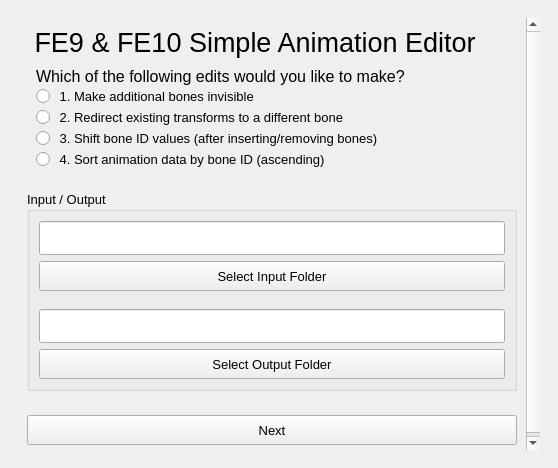
<?xml version="1.0" encoding="UTF-8"?>
<ui version="4.0">
 <class>MainWindow</class>
 <widget class="QMainWindow" name="MainWindow">
  <property name="geometry">
   <rect>
    <x>0</x>
    <y>0</y>
    <width>558</width>
    <height>468</height>
   </rect>
  </property>
  <property name="maximumSize">
   <size>
    <width>16777215</width>
    <height>16777215</height>
   </size>
  </property>
  <property name="windowTitle">
   <string>GA Edits</string>
  </property>
  <widget class="QWidget" name="centralwidget">
   <property name="maximumSize">
    <size>
     <width>16777215</width>
     <height>16777215</height>
    </size>
   </property>
   <layout class="QVBoxLayout" name="verticalLayout_7">
    <item>
     <widget class="QStackedWidget" name="stackedWidget">
      <property name="currentIndex">
       <number>0</number>
      </property>
      <widget class="QWidget" name="Start_0">
       <layout class="QVBoxLayout" name="verticalLayout_2" stretch="0">
        <property name="spacing">
         <number>0</number>
        </property>
        <property name="leftMargin">
         <number>9</number>
        </property>
        <property name="topMargin">
         <number>9</number>
        </property>
        <property name="rightMargin">
         <number>9</number>
        </property>
        <property name="bottomMargin">
         <number>9</number>
        </property>
        <item>
         <widget class="QScrollArea" name="scrollArea">
          <property name="frameShape">
           <enum>QFrame::Shape::NoFrame</enum>
          </property>
          <property name="widgetResizable">
           <bool>true</bool>
          </property>
          <widget class="QWidget" name="scrollAreaWidgetContents">
           <property name="geometry">
            <rect>
             <x>0</x>
             <y>0</y>
             <width>510</width>
             <height>449</height>
            </rect>
           </property>
           <layout class="QVBoxLayout" name="verticalLayout_3">
            <property name="spacing">
             <number>0</number>
            </property>
            <property name="leftMargin">
             <number>9</number>
            </property>
            <property name="topMargin">
             <number>9</number>
            </property>
            <property name="rightMargin">
             <number>9</number>
            </property>
            <property name="bottomMargin">
             <number>9</number>
            </property>
            <item>
             <widget class="QLabel" name="label_0_title">
              <property name="font">
               <font>
                <pointsize>20</pointsize>
               </font>
              </property>
              <property name="text">
               <string> FE9 &amp; FE10 Simple Animation Editor</string>
              </property>
             </widget>
            </item>
            <item>
             <widget class="QFrame" name="frame_0_edit">
              <layout class="QVBoxLayout" name="verticalLayout_6">
               <property name="spacing">
                <number>0</number>
               </property>
               <item>
                <widget class="QLabel" name="label">
                 <property name="font">
                  <font>
                   <pointsize>12</pointsize>
                  </font>
                 </property>
                 <property name="text">
                  <string>Which of the following edits would you like to make?</string>
                 </property>
                </widget>
               </item>
               <item>
                <widget class="QRadioButton" name="radio_1">
                 <property name="font">
                  <font>
                   <pointsize>10</pointsize>
                  </font>
                 </property>
                 <property name="text">
                  <string> 1. Make additional bones invisible</string>
                 </property>
                </widget>
               </item>
               <item>
                <widget class="QRadioButton" name="radio_2">
                 <property name="font">
                  <font>
                   <pointsize>10</pointsize>
                  </font>
                 </property>
                 <property name="text">
                  <string> 2. Redirect existing transforms to a different bone</string>
                 </property>
                </widget>
               </item>
               <item>
                <widget class="QRadioButton" name="radio_3">
                 <property name="font">
                  <font>
                   <pointsize>10</pointsize>
                  </font>
                 </property>
                 <property name="text">
                  <string> 3. Shift bone ID values (after inserting/removing bones)</string>
                 </property>
                </widget>
               </item>
               <item>
                <widget class="QRadioButton" name="radio_4">
                 <property name="font">
                  <font>
                   <pointsize>10</pointsize>
                  </font>
                 </property>
                 <property name="text">
                  <string> 4. Sort animation data by bone ID (ascending)</string>
                 </property>
                </widget>
               </item>
              </layout>
             </widget>
            </item>
            <item>
             <spacer name="verticalSpacer_2">
              <property name="orientation">
               <enum>Qt::Orientation::Vertical</enum>
              </property>
              <property name="sizeType">
               <enum>QSizePolicy::Policy::Fixed</enum>
              </property>
              <property name="sizeHint" stdset="0">
               <size>
                <width>20</width>
                <height>12</height>
               </size>
              </property>
             </spacer>
            </item>
            <item>
             <widget class="QGroupBox" name="groupBox_0_paths">
              <property name="font">
               <font>
                <pointsize>10</pointsize>
               </font>
              </property>
              <property name="title">
               <string>Input / Output</string>
              </property>
              <layout class="QVBoxLayout" name="verticalLayout_8">
               <item>
                <widget class="QLineEdit" name="lineEdit_0_input">
                 <property name="sizePolicy">
                  <sizepolicy hsizetype="Expanding" vsizetype="Minimum">
                   <horstretch>0</horstretch>
                   <verstretch>0</verstretch>
                  </sizepolicy>
                 </property>
                 <property name="minimumSize">
                  <size>
                   <width>391</width>
                   <height>34</height>
                  </size>
                 </property>
                 <property name="maximumSize">
                  <size>
                   <width>16777215</width>
                   <height>34</height>
                  </size>
                 </property>
                 <property name="font">
                  <font>
                   <pointsize>10</pointsize>
                   <bold>false</bold>
                  </font>
                 </property>
                 <property name="toolTip">
                  <string>&lt;html&gt;&lt;head/&gt;&lt;body&gt;&lt;p&gt;Choose an input ymu model folder containing animations.&lt;/p&gt;&lt;/body&gt;&lt;/html&gt;</string>
                 </property>
                 <property name="text">
                  <string/>
                 </property>
                 <property name="clearButtonEnabled">
                  <bool>true</bool>
                 </property>
                </widget>
               </item>
               <item>
                <widget class="QPushButton" name="button_0_input">
                 <property name="sizePolicy">
                  <sizepolicy hsizetype="Expanding" vsizetype="Preferred">
                   <horstretch>0</horstretch>
                   <verstretch>0</verstretch>
                  </sizepolicy>
                 </property>
                 <property name="minimumSize">
                  <size>
                   <width>0</width>
                   <height>30</height>
                  </size>
                 </property>
                 <property name="maximumSize">
                  <size>
                   <width>16777215</width>
                   <height>31</height>
                  </size>
                 </property>
                 <property name="font">
                  <font>
                   <pointsize>10</pointsize>
                   <bold>false</bold>
                  </font>
                 </property>
                 <property name="toolTip">
                  <string>&lt;html&gt;&lt;head/&gt;&lt;body&gt;&lt;p&gt;&lt;br/&gt;&lt;/p&gt;&lt;/body&gt;&lt;/html&gt;</string>
                 </property>
                 <property name="text">
                  <string>Select Input Folder</string>
                 </property>
                </widget>
               </item>
               <item>
                <spacer name="verticalSpacer">
                 <property name="orientation">
                  <enum>Qt::Orientation::Vertical</enum>
                 </property>
                 <property name="sizeType">
                  <enum>QSizePolicy::Policy::Fixed</enum>
                 </property>
                 <property name="sizeHint" stdset="0">
                  <size>
                   <width>20</width>
                   <height>12</height>
                  </size>
                 </property>
                </spacer>
               </item>
               <item>
                <widget class="QLineEdit" name="lineEdit_0_output">
                 <property name="sizePolicy">
                  <sizepolicy hsizetype="Expanding" vsizetype="Minimum">
                   <horstretch>0</horstretch>
                   <verstretch>0</verstretch>
                  </sizepolicy>
                 </property>
                 <property name="minimumSize">
                  <size>
                   <width>391</width>
                   <height>34</height>
                  </size>
                 </property>
                 <property name="maximumSize">
                  <size>
                   <width>16777215</width>
                   <height>34</height>
                  </size>
                 </property>
                 <property name="font">
                  <font>
                   <pointsize>10</pointsize>
                   <bold>false</bold>
                  </font>
                 </property>
                 <property name="toolTip">
                  <string>&lt;html&gt;&lt;head/&gt;&lt;body&gt;&lt;p&gt;Choose an output folder to place edited animations.&lt;/p&gt;&lt;/body&gt;&lt;/html&gt;</string>
                 </property>
                 <property name="text">
                  <string/>
                 </property>
                 <property name="clearButtonEnabled">
                  <bool>true</bool>
                 </property>
                </widget>
               </item>
               <item>
                <widget class="QPushButton" name="button_0_output">
                 <property name="sizePolicy">
                  <sizepolicy hsizetype="Expanding" vsizetype="Preferred">
                   <horstretch>0</horstretch>
                   <verstretch>0</verstretch>
                  </sizepolicy>
                 </property>
                 <property name="minimumSize">
                  <size>
                   <width>0</width>
                   <height>30</height>
                  </size>
                 </property>
                 <property name="maximumSize">
                  <size>
                   <width>16777215</width>
                   <height>31</height>
                  </size>
                 </property>
                 <property name="font">
                  <font>
                   <pointsize>10</pointsize>
                   <bold>false</bold>
                  </font>
                 </property>
                 <property name="toolTip">
                  <string>&lt;html&gt;&lt;head/&gt;&lt;body&gt;&lt;p&gt;&lt;br/&gt;&lt;/p&gt;&lt;/body&gt;&lt;/html&gt;</string>
                 </property>
                 <property name="text">
                  <string>Select Output Folder</string>
                 </property>
                </widget>
               </item>
              </layout>
             </widget>
            </item>
            <item>
             <spacer name="verticalSpacer_4">
              <property name="orientation">
               <enum>Qt::Orientation::Vertical</enum>
              </property>
              <property name="sizeType">
               <enum>QSizePolicy::Policy::Fixed</enum>
              </property>
              <property name="sizeHint" stdset="0">
               <size>
                <width>20</width>
                <height>24</height>
               </size>
              </property>
             </spacer>
            </item>
            <item>
             <widget class="QPushButton" name="button_0_next">
              <property name="minimumSize">
               <size>
                <width>0</width>
                <height>30</height>
               </size>
              </property>
              <property name="font">
               <font>
                <pointsize>10</pointsize>
               </font>
              </property>
              <property name="text">
               <string>Next</string>
              </property>
             </widget>
            </item>
           </layout>
          </widget>
         </widget>
        </item>
       </layout>
      </widget>
      <widget class="QWidget" name="Invis_1">
       <layout class="QVBoxLayout" name="verticalLayout" stretch="0">
        <property name="bottomMargin">
         <number>10</number>
        </property>
        <item>
         <widget class="QScrollArea" name="scrollArea_1">
          <property name="frameShape">
           <enum>QFrame::Shape::NoFrame</enum>
          </property>
          <property name="frameShadow">
           <enum>QFrame::Shadow::Plain</enum>
          </property>
          <property name="widgetResizable">
           <bool>true</bool>
          </property>
          <widget class="QWidget" name="scrollAreaWidgetContents_1">
           <property name="geometry">
            <rect>
             <x>0</x>
             <y>0</y>
             <width>332</width>
             <height>449</height>
            </rect>
           </property>
           <layout class="QVBoxLayout" name="verticalLayout_15">
            <item>
             <widget class="QLabel" name="label_1_title">
              <property name="font">
               <font>
                <pointsize>16</pointsize>
               </font>
              </property>
              <property name="text">
               <string>1. Make additional bones invisible</string>
              </property>
             </widget>
            </item>
            <item>
             <widget class="QFrame" name="frame_1_input">
              <property name="frameShape">
               <enum>QFrame::Shape::NoFrame</enum>
              </property>
              <property name="frameShadow">
               <enum>QFrame::Shadow::Raised</enum>
              </property>
              <layout class="QVBoxLayout" name="verticalLayout_5"/>
             </widget>
            </item>
            <item>
             <widget class="QFrame" name="frame">
              <property name="frameShape">
               <enum>QFrame::Shape::NoFrame</enum>
              </property>
              <property name="frameShadow">
               <enum>QFrame::Shadow::Raised</enum>
              </property>
              <layout class="QHBoxLayout" name="horizontalLayout_2">
               <property name="leftMargin">
                <number>36</number>
               </property>
               <item>
                <widget class="QLabel" name="label_2">
                 <property name="font">
                  <font>
                   <pointsize>10</pointsize>
                  </font>
                 </property>
                 <property name="text">
                  <string>Primarily intended for use after adding weapons to a model. 
Use to make a bone fully invisible (scale=0) for the animation duration.</string>
                 </property>
                 <property name="wordWrap">
                  <bool>true</bool>
                 </property>
                </widget>
               </item>
              </layout>
             </widget>
            </item>
            <item>
             <spacer name="verticalSpacer_5">
              <property name="orientation">
               <enum>Qt::Orientation::Vertical</enum>
              </property>
              <property name="sizeType">
               <enum>QSizePolicy::Policy::Fixed</enum>
              </property>
              <property name="sizeHint" stdset="0">
               <size>
                <width>20</width>
                <height>50</height>
               </size>
              </property>
             </spacer>
            </item>
            <item>
             <widget class="QGroupBox" name="groupBox">
              <property name="font">
               <font>
                <pointsize>10</pointsize>
               </font>
              </property>
              <property name="title">
               <string>Input Variables</string>
              </property>
              <layout class="QVBoxLayout" name="verticalLayout_11">
               <item>
                <widget class="QFrame" name="frame_1_ids">
                 <property name="maximumSize">
                  <size>
                   <width>16777215</width>
                   <height>50</height>
                  </size>
                 </property>
                 <property name="frameShape">
                  <enum>QFrame::Shape::NoFrame</enum>
                 </property>
                 <property name="frameShadow">
                  <enum>QFrame::Shadow::Raised</enum>
                 </property>
                 <layout class="QHBoxLayout" name="horizontalLayout" stretch="2,0,1">
                  <property name="leftMargin">
                   <number>24</number>
                  </property>
                  <property name="rightMargin">
                   <number>24</number>
                  </property>
                  <item>
                   <widget class="QLabel" name="label_1_bone_ids">
                    <property name="font">
                     <font>
                      <pointsize>10</pointsize>
                     </font>
                    </property>
                    <property name="text">
                     <string>Bone IDs (hex) of additional invisible bones. Separate by spaces. Do not include &quot;0x&quot;.</string>
                    </property>
                    <property name="wordWrap">
                     <bool>true</bool>
                    </property>
                   </widget>
                  </item>
                  <item>
                   <widget class="QLabel" name="label_1_0x">
                    <property name="text">
                     <string>0x</string>
                    </property>
                   </widget>
                  </item>
                  <item>
                   <widget class="QLineEdit" name="lineEdit_1_bone_ids">
                    <property name="minimumSize">
                     <size>
                      <width>0</width>
                      <height>30</height>
                     </size>
                    </property>
                    <property name="clearButtonEnabled">
                     <bool>true</bool>
                    </property>
                   </widget>
                  </item>
                 </layout>
                </widget>
               </item>
               <item>
                <widget class="QPushButton" name="button_1_run">
                 <property name="minimumSize">
                  <size>
                   <width>0</width>
                   <height>30</height>
                  </size>
                 </property>
                 <property name="text">
                  <string>Confirm</string>
                 </property>
                </widget>
               </item>
              </layout>
             </widget>
            </item>
            <item>
             <spacer name="verticalSpacer_3">
              <property name="orientation">
               <enum>Qt::Orientation::Vertical</enum>
              </property>
              <property name="sizeType">
               <enum>QSizePolicy::Policy::Fixed</enum>
              </property>
              <property name="sizeHint" stdset="0">
               <size>
                <width>20</width>
                <height>20</height>
               </size>
              </property>
             </spacer>
            </item>
            <item>
             <widget class="QLabel" name="label_1_status">
              <property name="minimumSize">
               <size>
                <width>0</width>
                <height>30</height>
               </size>
              </property>
              <property name="text">
               <string>Status: Waiting for input.</string>
              </property>
              <property name="alignment">
               <set>Qt::AlignmentFlag::AlignCenter</set>
              </property>
             </widget>
            </item>
            <item>
             <widget class="QPushButton" name="button_1_back">
              <property name="minimumSize">
               <size>
                <width>0</width>
                <height>30</height>
               </size>
              </property>
              <property name="font">
               <font>
                <pointsize>10</pointsize>
               </font>
              </property>
              <property name="text">
               <string>Back</string>
              </property>
             </widget>
            </item>
           </layout>
          </widget>
         </widget>
        </item>
       </layout>
      </widget>
      <widget class="QWidget" name="Swap_2">
       <layout class="QVBoxLayout" name="verticalLayout_9">
        <property name="spacing">
         <number>0</number>
        </property>
        <property name="leftMargin">
         <number>9</number>
        </property>
        <property name="topMargin">
         <number>9</number>
        </property>
        <property name="rightMargin">
         <number>9</number>
        </property>
        <property name="bottomMargin">
         <number>9</number>
        </property>
        <item>
         <widget class="QScrollArea" name="scrollArea_2">
          <property name="frameShape">
           <enum>QFrame::Shape::NoFrame</enum>
          </property>
          <property name="widgetResizable">
           <bool>true</bool>
          </property>
          <widget class="QWidget" name="scrollAreaWidgetContents_2">
           <property name="geometry">
            <rect>
             <x>0</x>
             <y>0</y>
             <width>314</width>
             <height>532</height>
            </rect>
           </property>
           <layout class="QVBoxLayout" name="verticalLayout_4">
            <item>
             <widget class="QLabel" name="label_7">
              <property name="font">
               <font>
                <pointsize>16</pointsize>
               </font>
              </property>
              <property name="text">
               <string>2. Redirect existing transformations to a different bone</string>
              </property>
              <property name="wordWrap">
               <bool>true</bool>
              </property>
             </widget>
            </item>
            <item>
             <widget class="QLabel" name="label_2_about">
              <property name="font">
               <font>
                <pointsize>10</pointsize>
               </font>
              </property>
              <property name="text">
               <string>This is not the same as copying an existing transformation. This will swap the old and new bone IDs, so that the old bone is no longer transformed at all. 

Used for cases where the mesh from the old bone is deleted and replaced with a new bone and mesh, such as for swapping heads of characters.</string>
              </property>
              <property name="wordWrap">
               <bool>true</bool>
              </property>
             </widget>
            </item>
            <item>
             <spacer name="verticalSpacer_6">
              <property name="orientation">
               <enum>Qt::Orientation::Vertical</enum>
              </property>
              <property name="sizeType">
               <enum>QSizePolicy::Policy::Fixed</enum>
              </property>
              <property name="sizeHint" stdset="0">
               <size>
                <width>20</width>
                <height>30</height>
               </size>
              </property>
             </spacer>
            </item>
            <item>
             <widget class="QGroupBox" name="groupBox_2_vars">
              <property name="font">
               <font>
                <pointsize>10</pointsize>
               </font>
              </property>
              <property name="title">
               <string>Input Variables</string>
              </property>
              <layout class="QVBoxLayout" name="verticalLayout_10">
               <property name="topMargin">
                <number>0</number>
               </property>
               <item>
                <widget class="QFrame" name="frame_2_bone_new">
                 <property name="frameShape">
                  <enum>QFrame::Shape::NoFrame</enum>
                 </property>
                 <property name="frameShadow">
                  <enum>QFrame::Shadow::Raised</enum>
                 </property>
                 <layout class="QHBoxLayout" name="horizontalLayout_4">
                  <item>
                   <widget class="QLabel" name="label_2_bone_new">
                    <property name="minimumSize">
                     <size>
                      <width>160</width>
                      <height>0</height>
                     </size>
                    </property>
                    <property name="maximumSize">
                     <size>
                      <width>160</width>
                      <height>30</height>
                     </size>
                    </property>
                    <property name="font">
                     <font>
                      <pointsize>10</pointsize>
                     </font>
                    </property>
                    <property name="text">
                     <string>New Bone ID in hex:</string>
                    </property>
                    <property name="wordWrap">
                     <bool>true</bool>
                    </property>
                   </widget>
                  </item>
                  <item>
                   <widget class="QLabel" name="label_2_bone_new_0x">
                    <property name="minimumSize">
                     <size>
                      <width>30</width>
                      <height>0</height>
                     </size>
                    </property>
                    <property name="maximumSize">
                     <size>
                      <width>30</width>
                      <height>16777215</height>
                     </size>
                    </property>
                    <property name="font">
                     <font>
                      <pointsize>10</pointsize>
                     </font>
                    </property>
                    <property name="text">
                     <string>0x</string>
                    </property>
                    <property name="alignment">
                     <set>Qt::AlignmentFlag::AlignRight|Qt::AlignmentFlag::AlignTrailing|Qt::AlignmentFlag::AlignVCenter</set>
                    </property>
                    <property name="wordWrap">
                     <bool>true</bool>
                    </property>
                   </widget>
                  </item>
                  <item>
                   <widget class="QLineEdit" name="lineEdit_2_bone_new">
                    <property name="minimumSize">
                     <size>
                      <width>0</width>
                      <height>30</height>
                     </size>
                    </property>
                    <property name="font">
                     <font>
                      <pointsize>10</pointsize>
                     </font>
                    </property>
                    <property name="clearButtonEnabled">
                     <bool>true</bool>
                    </property>
                   </widget>
                  </item>
                 </layout>
                </widget>
               </item>
               <item>
                <widget class="QFrame" name="frame_2_bone_orig">
                 <property name="frameShape">
                  <enum>QFrame::Shape::NoFrame</enum>
                 </property>
                 <property name="frameShadow">
                  <enum>QFrame::Shadow::Raised</enum>
                 </property>
                 <layout class="QHBoxLayout" name="horizontalLayout_3">
                  <item>
                   <widget class="QLabel" name="label_2_bone_orig">
                    <property name="minimumSize">
                     <size>
                      <width>160</width>
                      <height>0</height>
                     </size>
                    </property>
                    <property name="maximumSize">
                     <size>
                      <width>160</width>
                      <height>16777215</height>
                     </size>
                    </property>
                    <property name="font">
                     <font>
                      <pointsize>10</pointsize>
                     </font>
                    </property>
                    <property name="text">
                     <string>Original Bone ID in hex:</string>
                    </property>
                   </widget>
                  </item>
                  <item>
                   <widget class="QLabel" name="label_2_bone_orig_0x">
                    <property name="minimumSize">
                     <size>
                      <width>30</width>
                      <height>0</height>
                     </size>
                    </property>
                    <property name="maximumSize">
                     <size>
                      <width>30</width>
                      <height>16777215</height>
                     </size>
                    </property>
                    <property name="font">
                     <font>
                      <pointsize>10</pointsize>
                     </font>
                    </property>
                    <property name="text">
                     <string>0x</string>
                    </property>
                    <property name="alignment">
                     <set>Qt::AlignmentFlag::AlignRight|Qt::AlignmentFlag::AlignTrailing|Qt::AlignmentFlag::AlignVCenter</set>
                    </property>
                    <property name="wordWrap">
                     <bool>true</bool>
                    </property>
                   </widget>
                  </item>
                  <item>
                   <widget class="QLineEdit" name="lineEdit_2_bone_orig">
                    <property name="minimumSize">
                     <size>
                      <width>0</width>
                      <height>30</height>
                     </size>
                    </property>
                    <property name="font">
                     <font>
                      <pointsize>10</pointsize>
                     </font>
                    </property>
                    <property name="clearButtonEnabled">
                     <bool>true</bool>
                    </property>
                   </widget>
                  </item>
                 </layout>
                </widget>
               </item>
               <item>
                <widget class="QPushButton" name="button_2_run">
                 <property name="minimumSize">
                  <size>
                   <width>0</width>
                   <height>30</height>
                  </size>
                 </property>
                 <property name="font">
                  <font>
                   <pointsize>8</pointsize>
                  </font>
                 </property>
                 <property name="text">
                  <string>Confirm</string>
                 </property>
                </widget>
               </item>
              </layout>
             </widget>
            </item>
            <item>
             <widget class="QLabel" name="label_2_status">
              <property name="minimumSize">
               <size>
                <width>0</width>
                <height>30</height>
               </size>
              </property>
              <property name="text">
               <string>Status: Waiting for input.</string>
              </property>
              <property name="alignment">
               <set>Qt::AlignmentFlag::AlignCenter</set>
              </property>
             </widget>
            </item>
            <item>
             <widget class="QPushButton" name="button_2_back">
              <property name="minimumSize">
               <size>
                <width>0</width>
                <height>30</height>
               </size>
              </property>
              <property name="font">
               <font>
                <pointsize>10</pointsize>
               </font>
              </property>
              <property name="text">
               <string>Back</string>
              </property>
             </widget>
            </item>
           </layout>
          </widget>
         </widget>
        </item>
       </layout>
      </widget>
      <widget class="QWidget" name="Shift_3">
       <layout class="QVBoxLayout" name="verticalLayout_14">
        <property name="spacing">
         <number>0</number>
        </property>
        <property name="leftMargin">
         <number>9</number>
        </property>
        <property name="topMargin">
         <number>9</number>
        </property>
        <property name="rightMargin">
         <number>9</number>
        </property>
        <property name="bottomMargin">
         <number>9</number>
        </property>
        <item>
         <widget class="QScrollArea" name="scrollArea_3">
          <property name="frameShape">
           <enum>QFrame::Shape::NoFrame</enum>
          </property>
          <property name="widgetResizable">
           <bool>true</bool>
          </property>
          <widget class="QWidget" name="scrollAreaWidgetContents_3">
           <property name="geometry">
            <rect>
             <x>0</x>
             <y>0</y>
             <width>350</width>
             <height>529</height>
            </rect>
           </property>
           <layout class="QVBoxLayout" name="verticalLayout_13">
            <item>
             <widget class="QLabel" name="label_3_title">
              <property name="font">
               <font>
                <pointsize>16</pointsize>
               </font>
              </property>
              <property name="text">
               <string>3. Shift Bone Index Values</string>
              </property>
              <property name="alignment">
               <set>Qt::AlignmentFlag::AlignLeading|Qt::AlignmentFlag::AlignLeft|Qt::AlignmentFlag::AlignVCenter</set>
              </property>
              <property name="wordWrap">
               <bool>true</bool>
              </property>
             </widget>
            </item>
            <item>
             <widget class="QLabel" name="label_3_about">
              <property name="font">
               <font>
                <pointsize>10</pointsize>
               </font>
              </property>
              <property name="text">
               <string>- Shift bone index values after adding/deleting bones. 
- The added or deleted bones must be sequential in the original skeleton order. 
- Run multiple times for added/deleted bones that are not in sequence. 
- Process bone deletions before additions if both took place.</string>
              </property>
              <property name="wordWrap">
               <bool>true</bool>
              </property>
             </widget>
            </item>
            <item>
             <widget class="QRadioButton" name="radio_3_minus">
              <property name="font">
               <font>
                <pointsize>10</pointsize>
               </font>
              </property>
              <property name="text">
               <string> Bones were deleted from a skeleton.</string>
              </property>
              <property name="checked">
               <bool>true</bool>
              </property>
             </widget>
            </item>
            <item>
             <widget class="QRadioButton" name="radio3_add">
              <property name="font">
               <font>
                <pointsize>10</pointsize>
               </font>
              </property>
              <property name="text">
               <string> Bones were added to a skeleton.</string>
              </property>
              <property name="checked">
               <bool>false</bool>
              </property>
             </widget>
            </item>
            <item>
             <widget class="QGroupBox" name="groupBox_3_vars">
              <property name="font">
               <font>
                <pointsize>10</pointsize>
               </font>
              </property>
              <property name="title">
               <string>Input Variables</string>
              </property>
              <layout class="QVBoxLayout" name="verticalLayout_12" stretch="5,1,1">
               <item>
                <widget class="QFrame" name="frame_2_bone_orig_2">
                 <property name="frameShape">
                  <enum>QFrame::Shape::NoFrame</enum>
                 </property>
                 <property name="frameShadow">
                  <enum>QFrame::Shadow::Raised</enum>
                 </property>
                 <layout class="QHBoxLayout" name="horizontalLayout_5">
                  <item>
                   <widget class="QLabel" name="label_3_bone_id">
                    <property name="minimumSize">
                     <size>
                      <width>160</width>
                      <height>0</height>
                     </size>
                    </property>
                    <property name="maximumSize">
                     <size>
                      <width>300</width>
                      <height>16777215</height>
                     </size>
                    </property>
                    <property name="font">
                     <font>
                      <pointsize>10</pointsize>
                     </font>
                    </property>
                    <property name="text">
                     <string>Bone ID of first deleted bone in old skeleton OR Bone ID of first inserted bone in updated skeleton:</string>
                    </property>
                    <property name="wordWrap">
                     <bool>true</bool>
                    </property>
                   </widget>
                  </item>
                  <item>
                   <widget class="QLabel" name="label_3_bone_id_0x">
                    <property name="minimumSize">
                     <size>
                      <width>20</width>
                      <height>0</height>
                     </size>
                    </property>
                    <property name="maximumSize">
                     <size>
                      <width>40</width>
                      <height>16777215</height>
                     </size>
                    </property>
                    <property name="font">
                     <font>
                      <pointsize>10</pointsize>
                     </font>
                    </property>
                    <property name="text">
                     <string>0x</string>
                    </property>
                    <property name="alignment">
                     <set>Qt::AlignmentFlag::AlignRight|Qt::AlignmentFlag::AlignTrailing|Qt::AlignmentFlag::AlignVCenter</set>
                    </property>
                    <property name="wordWrap">
                     <bool>true</bool>
                    </property>
                   </widget>
                  </item>
                  <item>
                   <widget class="QLineEdit" name="lineEdit_3_bone_id">
                    <property name="minimumSize">
                     <size>
                      <width>0</width>
                      <height>30</height>
                     </size>
                    </property>
                    <property name="maximumSize">
                     <size>
                      <width>100</width>
                      <height>16777215</height>
                     </size>
                    </property>
                    <property name="font">
                     <font>
                      <pointsize>10</pointsize>
                     </font>
                    </property>
                    <property name="clearButtonEnabled">
                     <bool>true</bool>
                    </property>
                   </widget>
                  </item>
                  <item>
                   <spacer name="horizontalSpacer">
                    <property name="orientation">
                     <enum>Qt::Orientation::Horizontal</enum>
                    </property>
                    <property name="sizeType">
                     <enum>QSizePolicy::Policy::Fixed</enum>
                    </property>
                    <property name="sizeHint" stdset="0">
                     <size>
                      <width>40</width>
                      <height>20</height>
                     </size>
                    </property>
                   </spacer>
                  </item>
                 </layout>
                </widget>
               </item>
               <item>
                <widget class="QFrame" name="frame_3_bone_new">
                 <property name="frameShape">
                  <enum>QFrame::Shape::NoFrame</enum>
                 </property>
                 <property name="frameShadow">
                  <enum>QFrame::Shadow::Raised</enum>
                 </property>
                 <layout class="QHBoxLayout" name="horizontalLayout_6">
                  <item>
                   <widget class="QLabel" name="label_3_bone_delta">
                    <property name="minimumSize">
                     <size>
                      <width>160</width>
                      <height>0</height>
                     </size>
                    </property>
                    <property name="maximumSize">
                     <size>
                      <width>300</width>
                      <height>30</height>
                     </size>
                    </property>
                    <property name="font">
                     <font>
                      <pointsize>10</pointsize>
                     </font>
                    </property>
                    <property name="text">
                     <string># bones added/deleted in a row (decimal integer):</string>
                    </property>
                    <property name="wordWrap">
                     <bool>true</bool>
                    </property>
                   </widget>
                  </item>
                  <item>
                   <widget class="QLabel" name="label_3_bone_delta_0x">
                    <property name="minimumSize">
                     <size>
                      <width>20</width>
                      <height>0</height>
                     </size>
                    </property>
                    <property name="maximumSize">
                     <size>
                      <width>40</width>
                      <height>16777215</height>
                     </size>
                    </property>
                    <property name="font">
                     <font>
                      <pointsize>10</pointsize>
                     </font>
                    </property>
                    <property name="text">
                     <string/>
                    </property>
                    <property name="alignment">
                     <set>Qt::AlignmentFlag::AlignRight|Qt::AlignmentFlag::AlignTrailing|Qt::AlignmentFlag::AlignVCenter</set>
                    </property>
                    <property name="wordWrap">
                     <bool>true</bool>
                    </property>
                   </widget>
                  </item>
                  <item>
                   <widget class="QLineEdit" name="lineEdit_3_bone_delta">
                    <property name="minimumSize">
                     <size>
                      <width>0</width>
                      <height>30</height>
                     </size>
                    </property>
                    <property name="maximumSize">
                     <size>
                      <width>100</width>
                      <height>16777215</height>
                     </size>
                    </property>
                    <property name="font">
                     <font>
                      <pointsize>10</pointsize>
                     </font>
                    </property>
                    <property name="clearButtonEnabled">
                     <bool>true</bool>
                    </property>
                   </widget>
                  </item>
                  <item>
                   <spacer name="horizontalSpacer_2">
                    <property name="orientation">
                     <enum>Qt::Orientation::Horizontal</enum>
                    </property>
                    <property name="sizeType">
                     <enum>QSizePolicy::Policy::Fixed</enum>
                    </property>
                    <property name="sizeHint" stdset="0">
                     <size>
                      <width>40</width>
                      <height>20</height>
                     </size>
                    </property>
                   </spacer>
                  </item>
                 </layout>
                </widget>
               </item>
               <item>
                <widget class="QPushButton" name="button_3_run">
                 <property name="minimumSize">
                  <size>
                   <width>0</width>
                   <height>30</height>
                  </size>
                 </property>
                 <property name="font">
                  <font>
                   <pointsize>8</pointsize>
                  </font>
                 </property>
                 <property name="text">
                  <string>Confirm</string>
                 </property>
                </widget>
               </item>
              </layout>
             </widget>
            </item>
            <item>
             <widget class="QLabel" name="label_3_status">
              <property name="minimumSize">
               <size>
                <width>0</width>
                <height>30</height>
               </size>
              </property>
              <property name="text">
               <string>Status: Waiting for input.</string>
              </property>
              <property name="alignment">
               <set>Qt::AlignmentFlag::AlignCenter</set>
              </property>
             </widget>
            </item>
            <item>
             <widget class="QPushButton" name="button_3_back">
              <property name="minimumSize">
               <size>
                <width>0</width>
                <height>30</height>
               </size>
              </property>
              <property name="font">
               <font>
                <pointsize>10</pointsize>
               </font>
              </property>
              <property name="text">
               <string>Back</string>
              </property>
             </widget>
            </item>
           </layout>
          </widget>
         </widget>
        </item>
       </layout>
      </widget>
     </widget>
    </item>
   </layout>
  </widget>
 </widget>
 <resources/>
 <connections/>
</ui>
